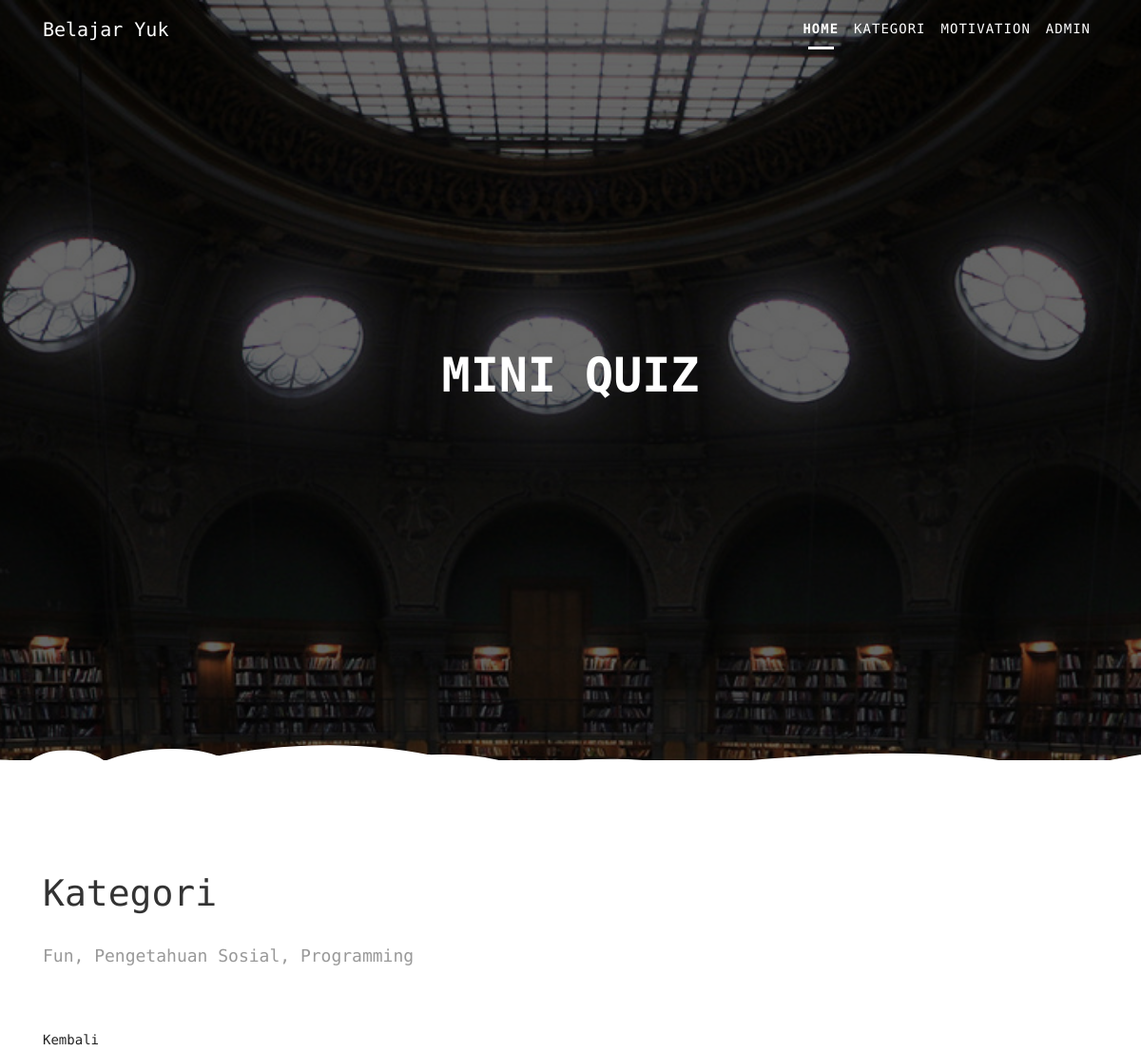
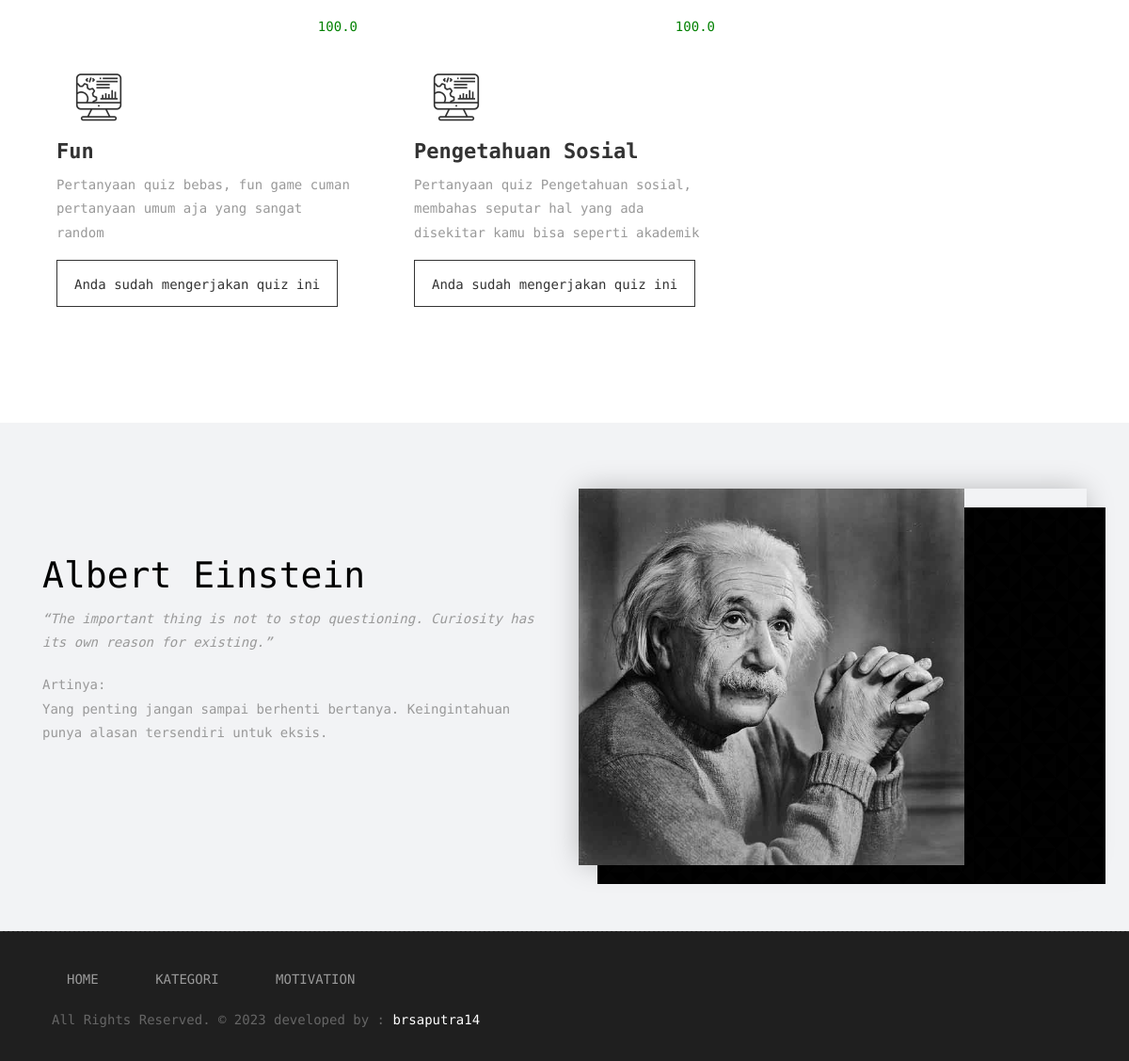
Page /quiz/show (signed in) on the committed database (2 pictures, top to bottom).
### quiz/models.py (models this page shows, shortened)
class Hasil(models.Model):
    user = models.ForeignKey(User, on_delete = models.CASCADE)
    kategori = models.ForeignKey(Kategori,blank=True,null=True, on_delete = models.CASCADE)
    total_nilai = models.CharField(max_length=100,blank=True,null=True)
    created = models.DateTimeField(auto_now_add=True)
    def __str__(self):
        return f'{self.user} {self.total_nilai}| {self.created}'

class Kategori(models.Model):
    nama = models.CharField(max_length=500)
    penjelasan = models.CharField(max_length=500, blank=True,null=True)
    created = models.DateTimeField(auto_now_add=True)

### quiz/views.py (the view)
# urls.py: path('show', views.nilai_quiz, name="nilai_quiz"),
def nilai_quiz(request):
    nilai = Hasil.objects.filter(user=request.user)
    print(nilai)
    context = {
        'nilai':nilai,
    }
    return render(request, 'show/nilai_quiz.html',context)

### quiz/templates/show/nilai_quiz.html (shortened to what this page needs)
{% extends 'head.html' %} {% load static %} {% block content %}
    <link rel="stylesheet" href="{% static 'css/iziToast.css' %}">
<link rel="stylesheet" href="{% static 'css/iziToast.min.css' %}">
<body id="page-top" class="politics_version">
    <nav class="navbar navbar-expand-lg navbar-dark fixed-top" id="mainNav">
      <div class="container">
        <a class="navbar-brand js-scroll-trigger" href="#page-top">
        Belajar Yuk
		</a>
        <div class="collapse navbar-collapse" id="navbarResponsive">
          <ul class="navbar-nav text-uppercase ml-auto">
            <li class="nav-item">
              <a class="nav-link js-scroll-trigger active" href="#home">Home</a>
            </li>
            <li class="nav-item">
              <a class="nav-link js-scroll-trigger" href="#about">Kategori</a>
            </li>
            <li class="nav-item">
              <a class="nav-link js-scroll-trigger" href="#services">Motivation</a>
            </li>
            <li class="nav-item">
              <a class="nav-link js-scroll-trigger" href="#">{{user}}</a>
            </li>
          </ul>
        </div>
      </div>
    </nav>
	<section id="home" class="main-banner parallaxie" style="background: url('{% static 'wpb.jpg' %}')">
		<div class="heading">
			<h1 style="font-size:50px;">Mini Quiz</h1>
		</div>
	</section>
    <div id="about" class="section wb">
        <div class="container">
            <div class="section-title text-left">
                <h3>Kategori</h3>
                <p>Fun, Pengetahuan Sosial, Programming</p>
            </div>
            <a href="{% url 'quiz' %}">Kembali</a>
            <div class="row">
                {% for i in nilai %}
				<div class="col-md-4">
                    <div class="services-inner-box">
                        <p style="text-align:right; color:green" >{{i.total_nilai}}</p>
                        <div class="ser-icon">
                            <i class="flaticon-seo"></i>
						</div>
                        <h2>{{i.kategori.nama}}</h2>
						<p>{{i.kategori.penjelasan}}</p>
                        <a href="#" class="sim-btn btn-hover-new" <span>Anda sudah mengerjakan quiz ini</span></a>
                    </div>
                </div>
                {% endfor %}
                </div>
            </div>
        </div>
    <div id="services" class="section lb">
        <div class="container">
            <div class="row">
                <div class="col-md-6">
                    <div class="message-box" style="margin-top:5em">
                        <h2 style="color:black">Albert Einstein</h2>
                        <p style="font-style:italic;font-size:1eml">  “The important thing is not to stop questioning. Curiosity has its own reason for existing.”
                           </p>
						<i style="font-style:normal"> Artinya:</i><p> Yang penting jangan sampai berhenti bertanya. Keingintahuan punya alasan tersendiri untuk eksis.</p>
                    </div>
                </div>
                <div class="col-md-6">
                    <div class="right-box-pro wow fadeIn">
                        <img src="{% static 'albert.jpg' %}" style="height:400px" alt="" class="img-fluid img-rounded">
                    </div>
                </div>
            </div>
        </div>
    </div>
    <div class="copyrights">
        <div class="container">
            <div class="footer-distributed">
                <div class="footer-left">
                    <p class="footer-links">
                            <a class="nav-link js-scroll-trigger active" href="#home">Home</a>
                            <a class="nav-link js-scroll-trigger" href="#about">Kategori</a>
                            <a class="nav-link js-scroll-trigger" href="#services">Motivation</a>
                    </p>
                    <p class="footer-company-name">All Rights Reserved. &copy; 2023 developed by :
					<a href="https://instagram.com/brsaputra14">brsaputra14</a></p>
                </div>
            </div>
        </div>
    </div>
{% endblock content %}

### main/templates/head.html (shortened to what this page needs)
<!DOCTYPE html>
{% load static %}
<html lang="en">
    <link rel="stylesheet" href="{% static 'assets/css/bootstrap.min.css' %}">
    <link rel="stylesheet" href="{% static 'assets/style.css' %}">
    <link rel="stylesheet" href="{% static 'assets/css/responsive.css' %}">
    <link rel="stylesheet" href="{% static 'assets/css/custom.css' %}">
</head>
  {% block content %}{% endblock content %}
</body>
</html>

### rows in the picture
Hasil: total_nilai "100.0", kategori.nama "Fun", kategori.penjelasan "Pertanyaan quiz bebas, fun game cuman pertanyaan umum aja yang sangat random"
Hasil: total_nilai "100.0", kategori.nama "Pengetahuan Sosial", kategori.penjelasan "Pertanyaan quiz Pengetahuan sosial, membahas seputar hal yang ada disekitar kamu bisa seperti akademik"

### other values in the picture
{{ user }} "ADMIN"
